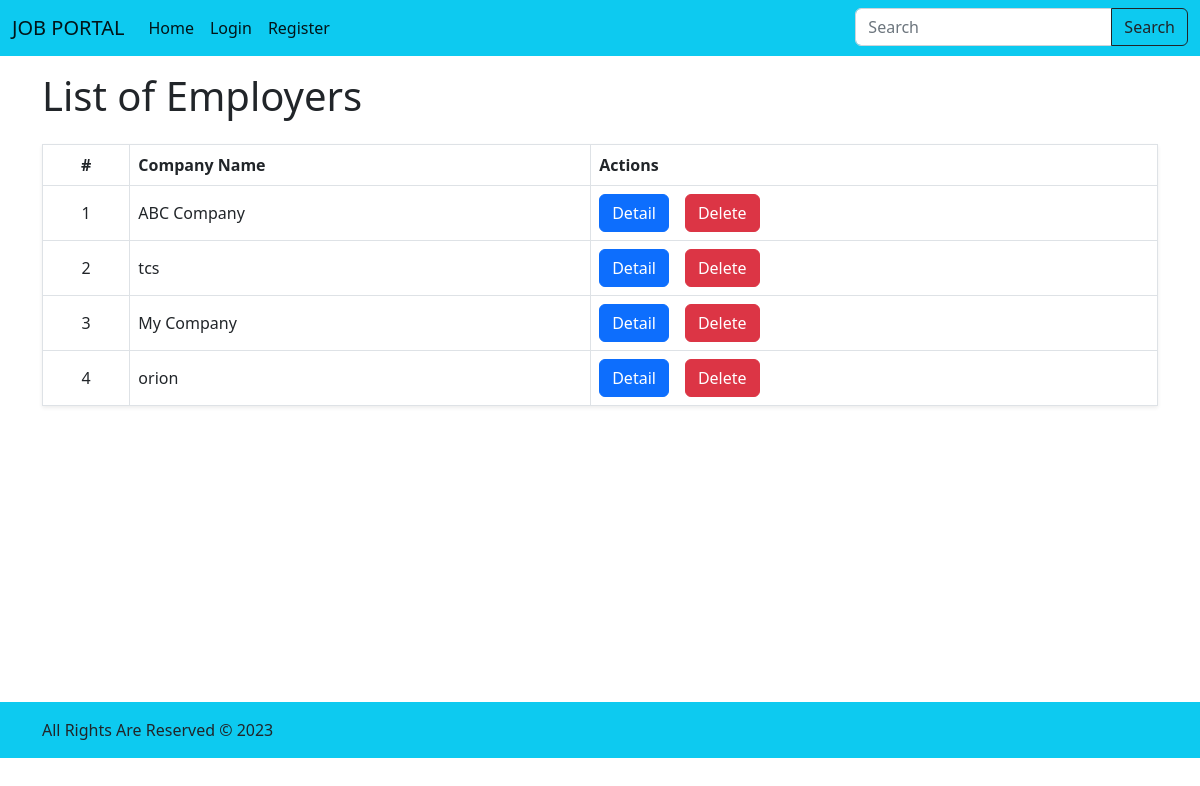
The page /accounts/employers/ on the database as committed earlier.
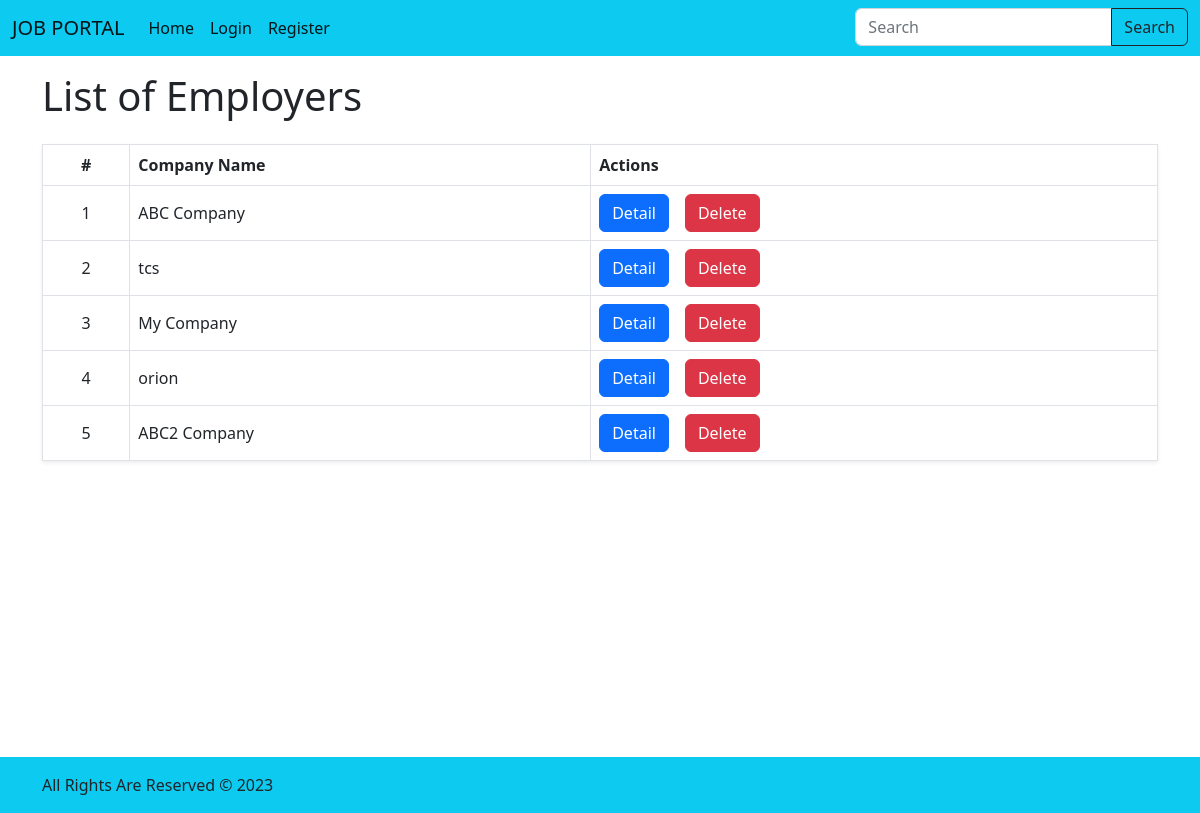
The same page on the database as committed later.
### accounts/models.py (models this page shows, shortened)
class EmployerModel(models.Model):
    company_name = models.CharField(max_length=64)
    address = models.TextField(max_length=150)
    contact_no = models.CharField(max_length=15, blank=True, null=True)
    user = models.OneToOneField(settings.AUTH_USER_MODEL, on_delete=models.CASCADE)
    status = models.BooleanField(default=True)
    def __str__(self) -> str:
        return self.company_name or "Not Defined"

### accounts/views.py (the view)
# urls.py: path("employers/", views.EmployerListView.as_view(), name="employer_list"),
class EmployerListView(views.ListView):
    template_name = "accounts/employer/employer_list.html"
    model = models.EmployerModel
    context_object_name = "employer"

### templates/accounts/employer/employer_list.html
{% extends 'base.html' %} {% block content %}
<div class="container-lg d-flex flex-column gap-3 py-3">
  <div class="row">
    <div class="col">
      <h1>List of Employers</h1>
    </div>
  </div>
  <div class="row">
    <div class="col">
      <table class="table table-bordered align-middle shadow-sm">
        <thead>
          <tr>
            <th class="text-center">#</th>
            <th>Company Name</th>
            <th>Actions</th>
          </tr>
        </thead>
        <tbody>
          {% for employer in employer %}
          <tr>
            <td class="text-center">{{forloop.counter}}</td>
            <td>{{employer}}</td>
            <td>
              <div class="d-flex gap-3 flex-wrap">
                <a
                  href="{% url 'accounts:employer_detail' employer.id %}"
                  class="btn btn-primary"
                  >Detail</a
                >
                <a
                  href="{% url 'accounts:employer_delete' employer.id %}"
                  class="btn btn-danger"
                  >Delete</a
                >
              </div>
            </td>
          </tr>
          {% empty %}
          <tr>
            <td colspan="5">No Employer Found!</td>
          </tr>
          {% endfor %}
        </tbody>
      </table>
    </div>
  </div>
</div>
<br>
<br>
<br>
<br>
<br>
<br>
<br>
<br>
<br>
<br>
<br>
{% endblock %}

Rows that differ between the two databases and show on the page:
added EmployerModel: company_name "ABC2 Company"
